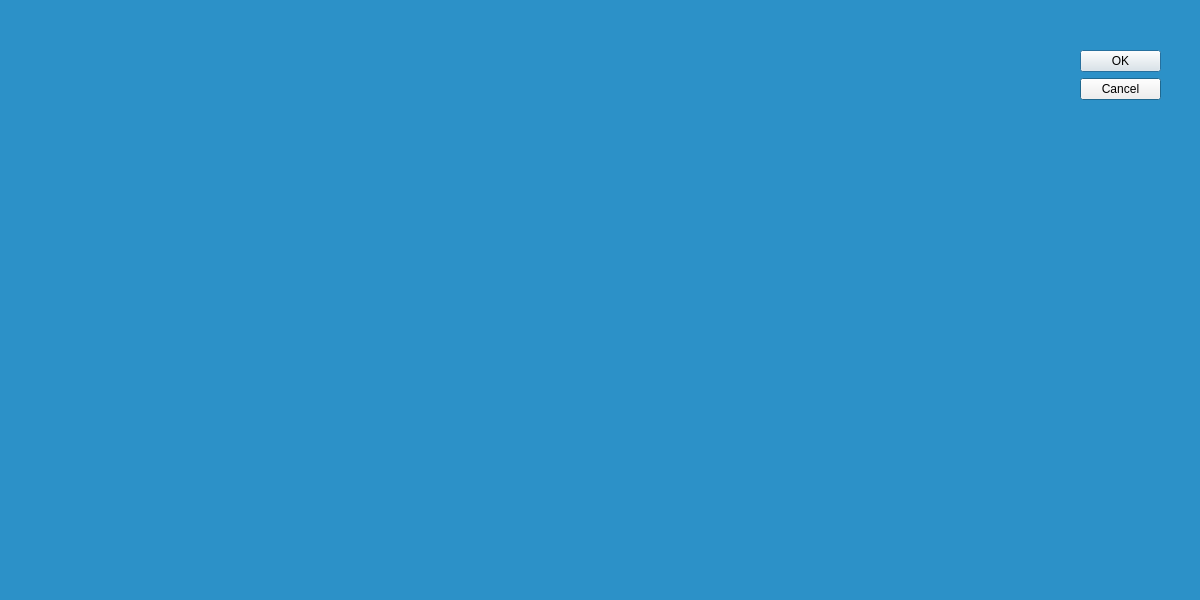
<?xml version="1.0" encoding="UTF-8"?>
<ui version="4.0">
 <class>ViewChoose</class>
 <widget class="QDialog" name="ViewChoose">
  <property name="geometry">
   <rect>
    <x>0</x>
    <y>0</y>
    <width>1200</width>
    <height>600</height>
   </rect>
  </property>
  <property name="palette">
   <palette>
    <active>
     <colorrole role="Base">
      <brush brushstyle="SolidPattern">
       <color alpha="255">
        <red>255</red>
        <green>255</green>
        <blue>255</blue>
       </color>
      </brush>
     </colorrole>
     <colorrole role="Window">
      <brush brushstyle="SolidPattern">
       <color alpha="255">
        <red>44</red>
        <green>145</green>
        <blue>200</blue>
       </color>
      </brush>
     </colorrole>
    </active>
    <inactive>
     <colorrole role="Base">
      <brush brushstyle="SolidPattern">
       <color alpha="255">
        <red>255</red>
        <green>255</green>
        <blue>255</blue>
       </color>
      </brush>
     </colorrole>
     <colorrole role="Window">
      <brush brushstyle="SolidPattern">
       <color alpha="255">
        <red>44</red>
        <green>145</green>
        <blue>200</blue>
       </color>
      </brush>
     </colorrole>
    </inactive>
    <disabled>
     <colorrole role="Base">
      <brush brushstyle="SolidPattern">
       <color alpha="255">
        <red>44</red>
        <green>145</green>
        <blue>200</blue>
       </color>
      </brush>
     </colorrole>
     <colorrole role="Window">
      <brush brushstyle="SolidPattern">
       <color alpha="255">
        <red>44</red>
        <green>145</green>
        <blue>200</blue>
       </color>
      </brush>
     </colorrole>
    </disabled>
   </palette>
  </property>
  <property name="windowTitle">
   <string>Choose</string>
  </property>
  <widget class="QDialogButtonBox" name="buttonBox">
   <property name="geometry">
    <rect>
     <x>1080</x>
     <y>50</y>
     <width>81</width>
     <height>241</height>
    </rect>
   </property>
   <property name="orientation">
    <enum>Qt::Vertical</enum>
   </property>
   <property name="standardButtons">
    <set>QDialogButtonBox::Cancel|QDialogButtonBox::Ok</set>
   </property>
  </widget>
 </widget>
 <resources/>
 <connections>
  <connection>
   <sender>buttonBox</sender>
   <signal>accepted()</signal>
   <receiver>ViewChoose</receiver>
   <slot>accept()</slot>
   <hints>
    <hint type="sourcelabel">
     <x>248</x>
     <y>254</y>
    </hint>
    <hint type="destinationlabel">
     <x>157</x>
     <y>274</y>
    </hint>
   </hints>
  </connection>
  <connection>
   <sender>buttonBox</sender>
   <signal>rejected()</signal>
   <receiver>ViewChoose</receiver>
   <slot>reject()</slot>
   <hints>
    <hint type="sourcelabel">
     <x>316</x>
     <y>260</y>
    </hint>
    <hint type="destinationlabel">
     <x>286</x>
     <y>274</y>
    </hint>
   </hints>
  </connection>
 </connections>
</ui>
